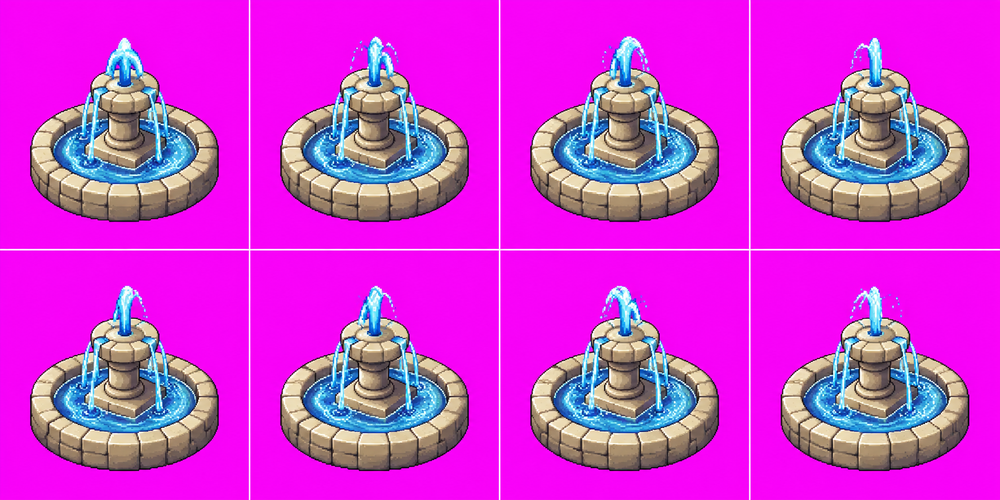
#> input picture assets/prop-source/fountain-sheet.png, 1000 x 500 px, shrunk from 1774 x 887 before the run
$ python import_fountain.py
#> lines starting #> are read from the running program, lines starting #| are printed output that depends on the picture
#!/usr/bin/env python3
"""v2.3.2061: slice the owner's magenta fountain sheet into one animation strip.

The sheet is 4x2 cells read LEFT TO RIGHT, TOP ROW FIRST -- eight frames of one
looping fountain, not eight fountains. Output is a single horizontal 8-frame
strip, which is the shape _sliceStrip() in rendering/npcSprites.js already
consumes for the shopkeeper's walk rows; reusing it means the fountain needs no
new loader and rides the existing preload manifest (CLAUDE.md: animation
preloading is LAW).

ONE SHARED BOUNDING BOX across all eight frames, for the same reason the walk
sheet needs one: the water jet is a different height in every frame, so
cropping each frame to its own content would re-centre the whole fountain on
the spray and the stonework would bob up and down while the water animated --
the exact artefact a per-frame bbox produces, and it looks like a physics bug
rather than a cropping bug.

The magenta key is the same idea as import_shopkeeper.py and needs the same
despill: this sheet arrives resampled (1774x887, so cells land on 443.5px) and
the key colour is a noisy spread around (245,5,247) rather than a clean
#FF00FF, which leaves a magenta rim on every outline if you threshold and stop.
It also carries WHITE GRID LINES between the cells, which the key alone keeps --
they are removed explicitly, because a stray white seam down the edge of a
frame reads as a rendering artefact in-game.
"""
import os
import sys
from PIL import Image

ROOT = os.path.dirname(os.path.dirname(os.path.abspath(__file__)))
SRC = os.path.join(ROOT, 'assets', 'prop-source', 'fountain-sheet.png')
OUT = os.path.join(ROOT, 'public', 'sprites', 'props', 'fountain.webp')
COLS, ROWS = 4, 2
FRAMES = COLS * ROWS


def is_magenta(px):
    """Magenta, or any blend of it. The key colour is a noisy spread rather
    than a clean #FF00FF, and where the artist's white grid lines cross it the
    blend runs pale pink -- (254,178,255) is a real pixel from this sheet, and
    it is neither magenta enough for a ratio test nor white enough for the grid
    test, which is how a hairline of pink survived the first pass down the edge
    of every frame. Stated as "red and blue both high and green clearly below
    both" it catches the whole family, and it cannot catch the art: the
    stonework is warm (blue is the LOW channel) and the water is blue-white
    (green is high)."""
    r, g, b = px[0], px[1], px[2]
    return r > 150 and b > 150 and g < min(r, b) - 20


def is_gridline(px):
    """The white rules the artist left between cells. Tested BEFORE the key
    because white is not magenta and would otherwise survive as a bright seam
    along a frame edge."""
    r, g, b = px[0], px[1], px[2]
    return r > 232 and g > 232 and b > 232


def despill(px):
    """Pull the magenta cast out of a kept pixel: clamp red and blue toward
    green, which is what the key left behind on every anti-aliased edge."""
    r, g, b = px[0], px[1], px[2]
    if r > g and b > g:
        cast = min(r, b) - g
        if cast > 0:
            k = min(1.0, cast / 90.0)
            r = int(r - cast * 0.85 * k)
            b = int(b - cast * 0.85 * k)
    return (max(0, r), g, max(0, b), px[3])


# The grid lines sit ON the cell boundaries, and their anti-aliased shoulders
# spread a pixel or two either side. Rather than keep widening a colour test
# until it swallows them -- which is how a key starts eating the art -- the
# border is blanked outright. It is safe by measurement, not by hope: the
# drawn fountain occupies x 53..389 and y 64..393 inside a 444px cell, so the
# nearest art is more than fifty pixels from any edge this touches. Without it
# ONE frame of the eight kept a stray pixel at its corner, which -- because the
# crop box is shared across all eight -- would have shifted every frame.
EDGE_BLANK = 6


def _clear_border(cell, n):
    px = cell.load()
    w, h = cell.size
    for y in range(h):
        for x in range(w):
            if x < n or y < n or x >= w - n or y >= h - n:
                px[x, y] = (0, 0, 0, 0)
    return cell


def key_out(im):
    px = im.load()
    w, h = im.size
    for y in range(h):
        for x in range(w):
            p = px[x, y]
            if is_magenta(p) or is_gridline(p):
                px[x, y] = (0, 0, 0, 0)
            else:
                px[x, y] = despill(p)
    return im


def main():
    im = Image.open(SRC).convert('RGBA')
    im = key_out(im)
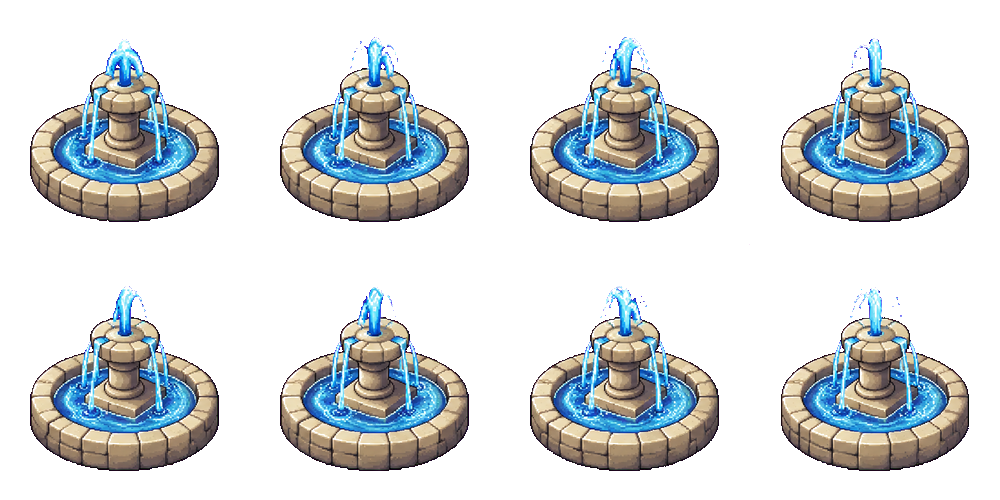
#> im: PIL image 1000x500 RGBA; mean R, G, B, A 44.9, 48.3, 49.1, 87.1; transparent parts drawn white
    W, H = im.size
    # round(i*W/cols) rather than a fixed cell width, so the columns tile the
    # sheet exactly instead of accumulating a 0.5px error across four frames.
    xs = [round(i * W / COLS) for i in range(COLS + 1)]
    ys = [round(i * H / ROWS) for i in range(ROWS + 1)]

    cells = []
    for r in range(ROWS):
        for c in range(COLS):
            cell = im.crop((xs[c], ys[r], xs[c + 1], ys[r + 1]))
            cells.append(_clear_border(cell, EDGE_BLANK))
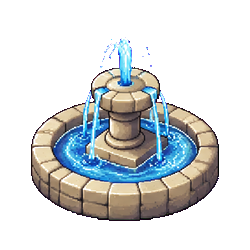
#> cell: PIL image 250x250 RGBA; mean R, G, B, A 45.1, 48.3, 48.8, 86.4; transparent parts drawn white

    box = None
    for cell in cells:
        b = cell.getbbox()
        if not b:
            continue
        box = b if box is None else (min(box[0], b[0]), min(box[1], b[1]),
                                     max(box[2], b[2]), max(box[3], b[3]))
#> this loop made 8 passes
    if box is None:
        print('nothing survived the key -- check is_magenta()', file=sys.stderr)
        return 1
    bw, bh = box[2] - box[0], box[3] - box[1]
    print(f'shared bbox {box} -> {bw}x{bh} of a {cells[0].size} cell')
#| shared bbox (30, 36, 219, 222) -> 189x186 of a (250, 250) cell

    os.makedirs(os.path.dirname(OUT), exist_ok=True)
    strip = Image.new('RGBA', (bw * FRAMES, bh), (0, 0, 0, 0))
#> strip: PIL image 1512x186 RGBA; every value is 0
    for i, cell in enumerate(cells):
        strip.alpha_composite(cell.crop(box), (i * bw, 0))
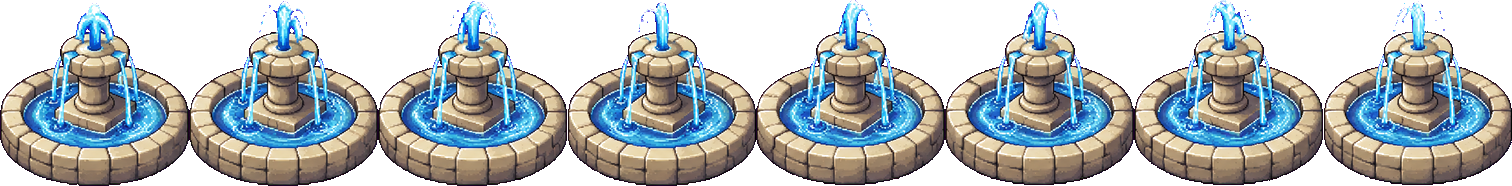
#> strip: PIL image 1512x186 RGBA; mean R, G, B, A 79.9, 86, 87.4, 154.8; transparent parts drawn white
    # LOSSY q90, measured rather than assumed. Lossless came out at 936KB for
    # one prop -- twice the biggest building in this folder, on the STARTUP
    # gate, for a thing 170 world px tall. At q90 it is 227KB and the damage
    # is: zero alpha leak (all 356,013 fully-transparent pixels stay fully
    # transparent, so no magenta-era halo comes back through the encoder) and
    # a mean RGB error of 3.6/255 on opaque pixels, which is under a level of
    # the palette's own banding.
    strip.save(OUT, 'WEBP', quality=90, method=6)
    print(f'{FRAMES} frames -> {OUT}  ({strip.width}x{strip.height}, '
          f'frame {bw}x{bh}, aspect {bw / bh:.3f})')
#| 8 frames -> public/sprites/props/fountain.webp  (1512x186, frame 189x186, aspect 1.016)

    # A contact sheet so the frame ORDER can be read off the art rather than
    # trusted -- a fountain whose water plays backwards is a thing you only
    # notice in motion.
    contact = Image.new('RGB', (bw * FRAMES, bh), (30, 40, 46))
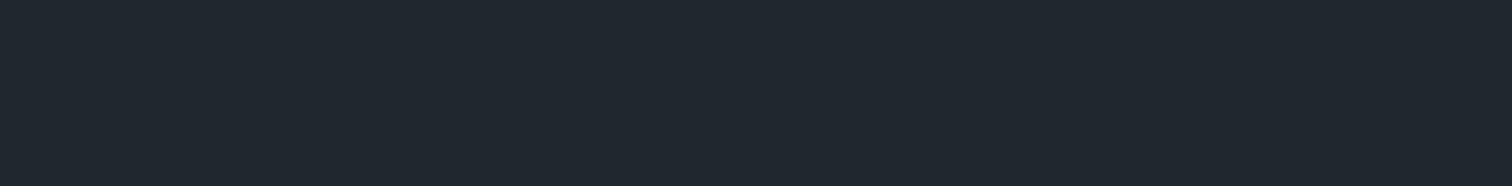
#> contact: PIL image 1512x186 RGB; mean R, G, B 30, 40, 46
    contact.paste(strip, (0, 0), strip)
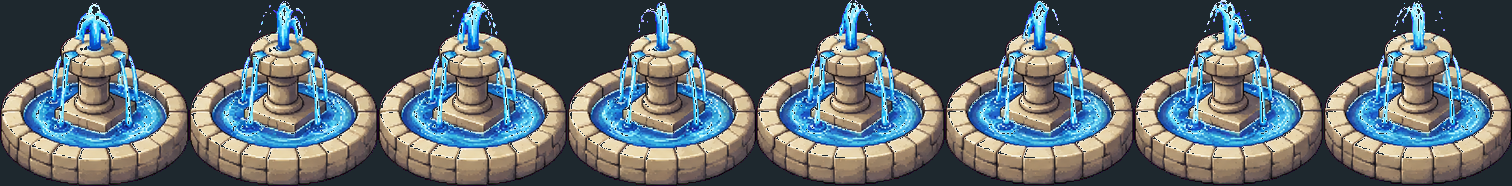
#> contact: PIL image 1512x186 RGB; mean R, G, B 91.7, 101.7, 105.5
    contact.save(os.path.join(ROOT, 'tools', 'fountain-contact.png'))
    print('contact sheet -> tools/fountain-contact.png')
    return 0


if __name__ == '__main__':
    sys.exit(main())
#> (the program exits here)
